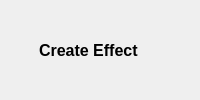
       <widget class="QWidget" name="headerNewProjectWidget" native="true">
        <property name="sizePolicy">
         <sizepolicy hsizetype="Preferred" vsizetype="Fixed">
          <horstretch>0</horstretch>
          <verstretch>0</verstretch>
         </sizepolicy>
        </property>
        <layout class="QHBoxLayout" name="horizontalLayout">
         <property name="leftMargin">
          <number>9</number>
         </property>
         <property name="topMargin">
          <number>9</number>
         </property>
         <property name="rightMargin">
          <number>9</number>
         </property>
         <property name="bottomMargin">
          <number>9</number>
         </property>
         <item>
          <widget class="QLabel" name="label_2">
           <property name="minimumSize">
            <size>
             <width>24</width>
             <height>24</height>
            </size>
           </property>
           <property name="maximumSize">
            <size>
             <width>24</width>
             <height>24</height>
            </size>
           </property>
           <property name="text">
            <string/>
           </property>
           <property name="pixmap">
            <pixmap resource="frameflow.qrc">:/FrameFlow/effect.svg</pixmap>
           </property>
           <property name="scaledContents">
            <bool>true</bool>
           </property>
          </widget>
         </item>
         <item>
          <widget class="QLabel" name="label">
           <property name="font">
            <font>
             <pointsize>12</pointsize>
             <bold>true</bold>
            </font>
           </property>
           <property name="text">
            <string>Create Effect</string>
           </property>
          </widget>
         </item>
         <item>
          <widget class="QPushButton" name="closeButton">
           <property name="minimumSize">
            <size>
             <width>18</width>
             <height>18</height>
            </size>
           </property>
           <property name="maximumSize">
            <size>
             <width>18</width>
             <height>18</height>
            </size>
           </property>
           <property name="cursor">
            <cursorShape>PointingHandCursor</cursorShape>
           </property>
           <property name="text">
            <string/>
           </property>
           <property name="icon">
            <iconset resource="frameflow.qrc">
             <normaloff>:/FrameFlow/close.svg</normaloff>:/FrameFlow/close.svg</iconset>
           </property>
           <property name="flat">
            <bool>true</bool>
           </property>
          </widget>
         </item>
        </layout>
       </widget>
